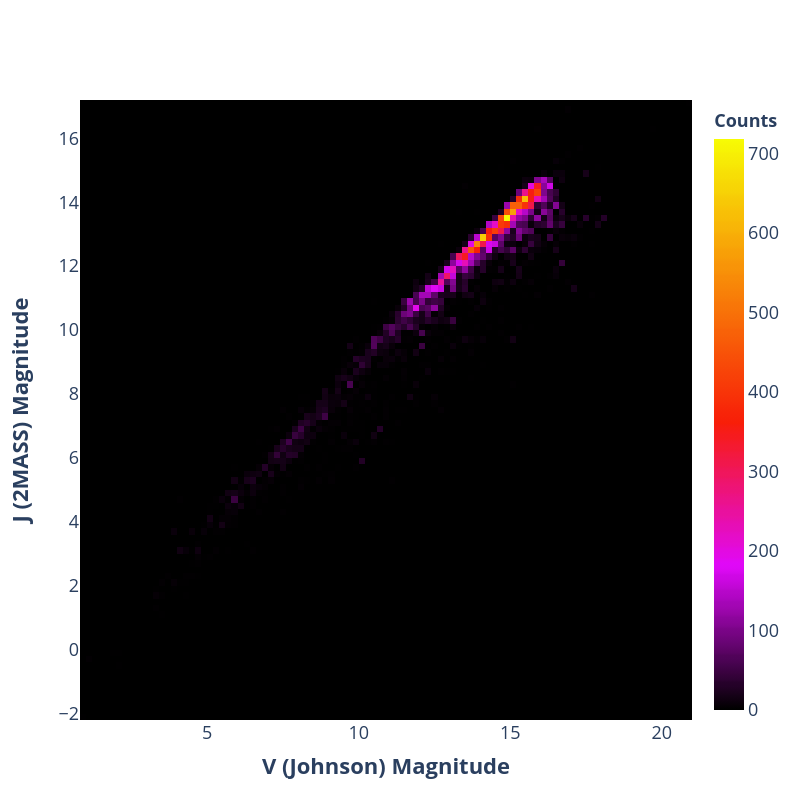

Recreate this plot in Python.

# Paths:
path_data = "data/"

# Packages:
import numpy as np
import pandas as pd
import plotly.graph_objects as go
from matplotlib.colors import LinearSegmentedColormap, to_hex

# Display options:
pd.set_option("display.width", 1200)
pd.set_option("display.max_columns", 300)
pd.set_option("display.max_rows", 300)

# Dataset:
df = pd.read_csv(path_data + "nasa_exoplanets.csv")
df_varnames = pd.read_csv(path_data + "nasa_exoplanets_var_names.csv")

# Variables:
x_var = "sy_vmag"
x_var_name = df_varnames.loc[(df_varnames["var"] == x_var), ["var_name"]].values[0][0]
y_var = "sy_jmag"
y_var_name = df_varnames.loc[(df_varnames["var"] == y_var), ["var_name"]].values[0][0]

# Adapt the data:
df_plot = df[[x_var, y_var]]

# Deal with nan:
df_plot = df_plot.dropna()

# Plot:
n_binsxy = 150
my_colors = ["#000000", "#E008F8", "#F81D08", "#F88A08", "#F7FE04"]
cmap = LinearSegmentedColormap.from_list("my_palette", my_colors)
my_palette = [to_hex(j) for j in  [cmap(i/n_binsxy) for i in np.array(range(n_binsxy))]]

fig = go.Figure(
    data = [
        go.Histogram2d(
            x = df_plot[x_var],
            y = df_plot[y_var],
            histfunc = "count",
            nbinsx = n_binsxy,
            nbinsy = n_binsxy,
            colorscale = my_palette,
            hovertemplate = "<b>" +
                            x_var_name + ": %{x:,}<br>" +
                            y_var_name + ": %{y:,}</br>" +
                            "Counts: %{z:, }</b><extra></extra>",
            colorbar = dict(
                title = "<b>Counts</b>"
            )
        )
    ]
)
fig.update_layout(
    height = 800,
    width = 800,
    xaxis_title = "<b>" + x_var_name + "</b>" ,
    yaxis_title = "<b>" + y_var_name + "</b>",
    font = dict(
        size = 18
    ),
    plot_bgcolor = "white",
    hoverlabel = dict(
        font_size = 18,
        font_family = "Rockwell"
    )
)
fig.show()
